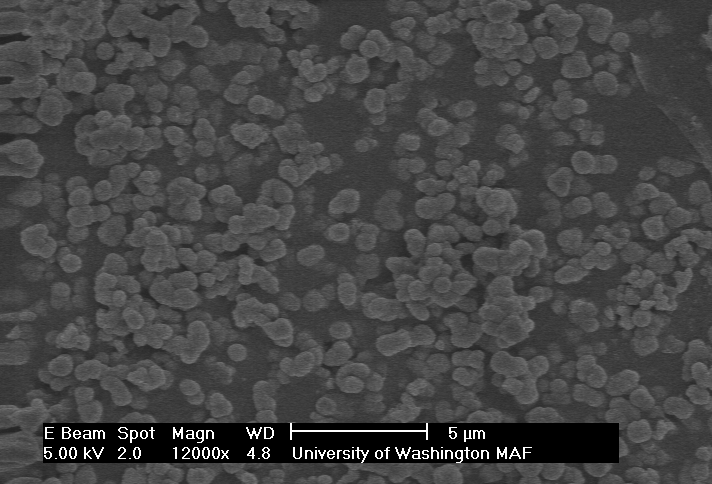
#> input picture SEM_Images/TestBlur.TIF, 712 x 484 px
$ python ImageBlur.py
#> lines starting #> are read from the running program, lines starting #| are printed output that depends on the picture
import cv2 as cv
import numpy as np
from matplotlib import pyplot as plt

img = cv.imread('TestBlur.TIF')
#> img is the input picture: shape (484, 712, 3); min 0, max 255, mean 69.1
kernel = (11,11)

#Averaging
avg_blur = cv.blur(img,kernel)
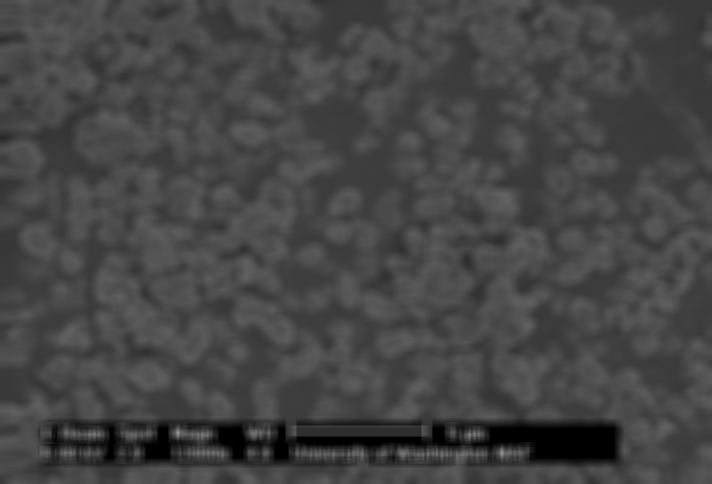
#> avg_blur: shape (484, 712, 3); min 0, max 143, mean 69.1
#Gaussian Blurring
gauss_blur = cv.GaussianBlur(img,kernel,0)
#Median Blurring
median_blur =cv.medianBlur(img,5)
#Bilateral Filtering
Bi_blur = cv.bilateralFilter(img,9,75,75)

fig, ((ax1,ax2,ax3),(ax4,ax5,ax6)) = plt.subplots(2,3,figsize = (50,50))

ax1.imshow(img)
ax1.title.set_text('Original')

ax2.imshow(avg_blur)
ax2.title.set_text('avg_blur')

ax3.imshow(gauss_blur)
ax3.title.set_text('gauss_blur')

ax4.imshow(median_blur)
ax4.title.set_text('median_blur')

ax5.imshow(Bi_blur)
ax5.title.set_text('Bi_blur')

plt.show()
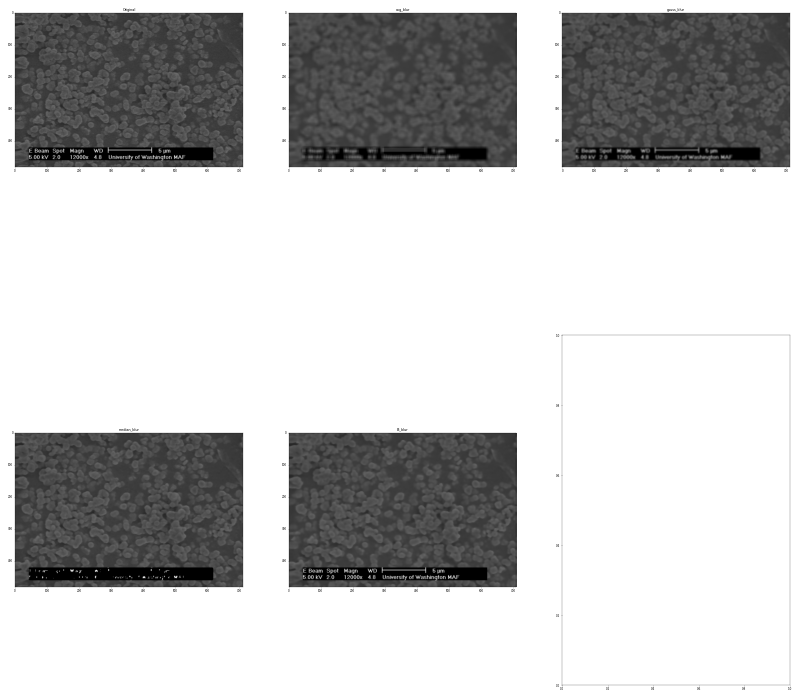
#> figure drawn by matplotlib, 5 panels
